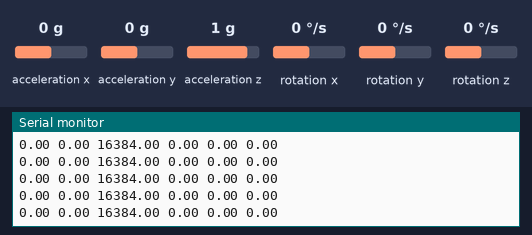
Bench run of a sketch on a simulated Arduino Uno, built with avr-gcc and run on an emulated ATmega328P. Parts: the last lines printed to the serial monitor. Wiring (inferred from the names in the program): MPU-6050 motion sensor at I2C address 0x68. The inputs (shaded band) are chosen by the test bench; at power-on: rotation y 0 °/s, acceleration x 0 g, acceleration y 0 g, acceleration z 1 g, rotation x 0 °/s, rotation z 0 °/s.

Above: at 10.5 s.
10.6 s: rotation y set to 6 °/s
At 11.3 s:
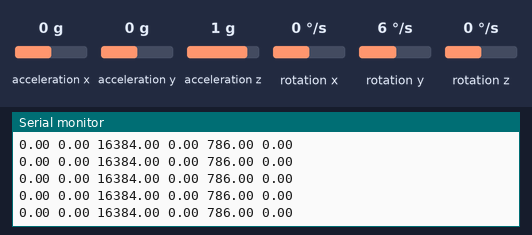
13.6 s: rotation y set to 9 °/s
At 14.2 s:
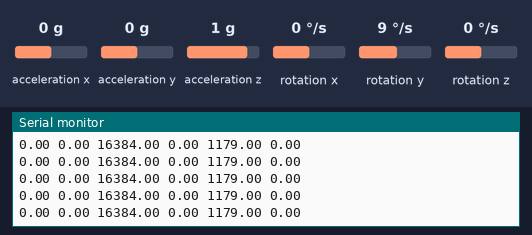
Timing chart, 0 to 16.6 s (numbered marks = the images above; inputs shaded):
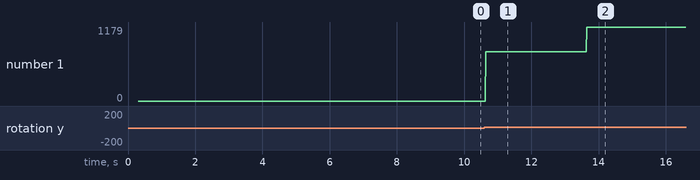

Measured:
- after the input at 10.6 s, the serial monitor: prints a new line after 0.05 s (image 1)
- after the input at 13.6 s, the serial monitor: prints a new line after 0.05 s (image 2)
- plotted number 1: 0 → 786 after the input at 10.6 s, 786 → 1179 after the input at 13.6 s

The sketch:

GET_MOTION_SAMPLE.ino
```cpp
#include <Wire.h>

// I2C address of the MPU-6050
const int MPU=0x68;
// Variables that will store sensor data
float AcX, AcY, AcZ;
float GyX, GyY, GyZ;

void setup(){

  Serial.begin(19200);
  Wire.begin();                      // Initialize comunication
  Wire.beginTransmission(MPU);       // Start communication with MPU6050 // MPU=0x68
  Wire.write(0x6B);                  // Talk to the register 6B
  Wire.write(0x00);                  // Make reset - place a 0 into the 6B register
  Wire.endTransmission(true);        //end the transmission

  delay(300);

  // have no button, so i use reset button to check start motion
  Serial.println("");
  Serial.println("start new record");
}
void loop(){
  // Start the transmission with the MPU-6050 sensor
  Wire.beginTransmission(MPU);
  Wire.write(0x3B); // Start with register 0x3B (ACCEL_XOUT_H)
  Wire.endTransmission(false);
  Wire.requestFrom(MPU, 6, true); // Read 6 registers total, each axis value is stored in 2 registers

  AcX=(Wire.read()<<8|Wire.read());  // 0x3B (ACCEL_XOUT_H) & 0x3C (ACCEL_XOUT_L)
  AcY=(Wire.read()<<8|Wire.read());  // 0x3D (ACCEL_YOUT_H) & 0x3E (ACCEL_YOUT_L)
  AcZ=(Wire.read()<<8|Wire.read());  // 0x3F (ACCEL_ZOUT_H) & 0x40 (ACCEL_ZOUT_L)

  Wire.beginTransmission(MPU);
  Wire.write(0x43); // Gyro data first register address 0x43
  Wire.endTransmission(false);
  Wire.requestFrom(MPU, 6, true); // Read 4 registers total, each axis value is stored in 2 registers

  GyX=(Wire.read()<<8|Wire.read());  // 0x43 (GYRO_XOUT_H) & 0x44 (GYRO_XOUT_L)
  GyY=(Wire.read()<<8|Wire.read());  // 0x45 (GYRO_YOUT_H) & 0x46 (GYRO_YOUT_L)
  GyZ=(Wire.read()<<8|Wire.read());  // 0x47 (GYRO_ZOUT_H) & 0x48 (GYRO_ZOUT_L)

  Serial.println(String(AcX) + " " + String(AcY) + " " + String(AcZ) + " " + String(GyX) + " " + String(GyY) + " " + String(GyZ));
}
```
